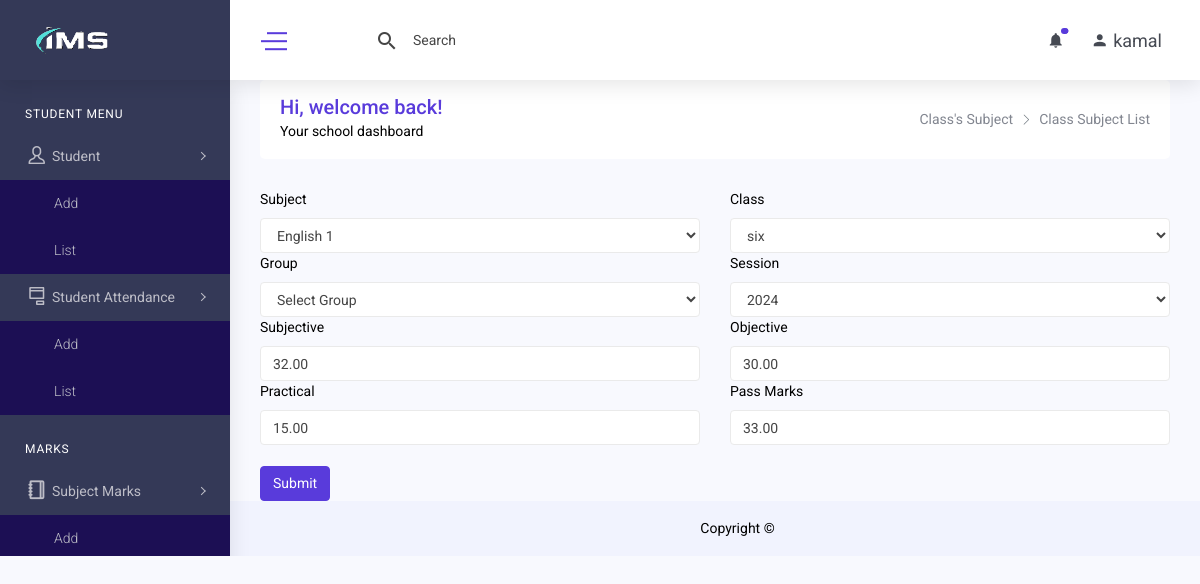
Page /class_subject_edit.php?id=2 (signed in) on the committed database.
### tables this page shows
CREATE TABLE `class_subject` (
  `id` int(11) NOT NULL,
  `student_id` int(11) NOT NULL,
  `subject_id` varchar(255) DEFAULT NULL,
  `class_id` int(11) DEFAULT NULL,
  `group_id` int(11) DEFAULT NULL,
  `session_id` int(11) DEFAULT NULL,
  `term_id` int(11) NOT NULL,
  `sub` decimal(5,2) DEFAULT NULL,
  `obj` decimal(5,2) DEFAULT NULL,
  `prac` decimal(5,2) DEFAULT NULL,
  `pass_marks` decimal(5,2) DEFAULT NULL,
  `created_at` datetime DEFAULT NULL,
  `created_by` int(11) DEFAULT NULL,
  `updated_at` datetime DEFAULT NULL,
  `updated_by` int(11) DEFAULT NULL,
  `deleted_at` datetime DEFAULT NULL
);

CREATE TABLE `subject` (
  `id` int(11) NOT NULL,
  `subject_name` varchar(255) DEFAULT NULL,
  `subject_type` enum('0','1') NOT NULL DEFAULT '0',
  `created_at` datetime DEFAULT NULL,
  `created_by` int(11) DEFAULT NULL,
  `updated_at` datetime DEFAULT NULL,
  `updated_by` int(11) DEFAULT NULL,
  `deleted_at` datetime DEFAULT NULL
);

CREATE TABLE `class` (
  `id` int(11) NOT NULL,
  `class` varchar(255) DEFAULT NULL,
  `created_at` datetime DEFAULT NULL,
  `created_by` int(11) DEFAULT NULL,
  `updated_at` datetime DEFAULT NULL,
  `updated_by` int(11) DEFAULT NULL,
  `deleted_at` datetime DEFAULT NULL
);

CREATE TABLE `session` (
  `id` int(11) NOT NULL,
  `session` varchar(255) DEFAULT NULL,
  `created_at` datetime DEFAULT NULL,
  `created_by` int(11) DEFAULT NULL,
  `updated_at` datetime DEFAULT NULL,
  `updated_by` int(11) DEFAULT NULL,
  `deleted_at` datetime DEFAULT NULL
);

### class/crud.php (called while the page is built, shortened)
<?php
    class crud{
        private $host='localhost';
        private $connection;
        public function __construct($user,$password,$database){
            $this->user=$user;
            $this->password=$password;
            $this->database=$database;
            $this->connection=new mysqli($this->host,$this->user,$this->password,$this->database);
        }
        public function common_select($table,$fields='*',$condition=false,$sort_field=false,$sort='ASC'){
            $result=array();
            $error=false;
            $sql="select $fields from $table where deleted_at is null ";
            $rs=$this->connection->query($sql);
            if($rs){
                if($rs->num_rows > 0){
                    while($r=$rs->fetch_object()){
                        array_push($result,$r);
                    }
                }
            }else{
                $error=$this->connection->error;
            }
            $return = array('data'=>$result,'error'=>$error);
            return $return;
        }
        public function common_select_single($table,$fields='*',$condition=false,$sort_field=false,$sort='ASC'){
            $result="";
            $error=false;
            $sql="select $fields from $table where deleted_at is null ";
            if(is_array($condition)){
                $sql.=" and ";
                foreach($condition as $k=>$v){
                    $v = $this->connection->real_escape_string($v);
                    $sql.="$k='$v' and ";
                }
                $sql=rtrim($sql,'and ');
            }
            $rs=$this->connection->query($sql);
            if($rs){
                if($rs->num_rows > 0){
                    while($r=$rs->fetch_object()){
                        $result=$r;
                    }
                }
            }else{
                $error=$this->connection->error;
            }
            $return = array('data'=>$result,'error'=>$error);
            return $return;
        }
    }
?>

### include/connection.php (called while the page is built, shortened)
<?php
    include_once('class/crud.php');
    $mysqli=new crud("root","","ims");
?>

### class_subject_edit.php (the view, shortened to what this page needs)
<?php include('include/header.php'); ?>
<?php include('include/sidebar.php'); ?>
<body>
        <div class="content-body">
            <div class="container-fluid">
        <?php
            $olddata=array();
            $con['id']=$_GET['id'];
            $result=$mysqli->common_select_single('class_subject','*',$con);
            if($result){
                if($result['data']){
                    $olddata=$result['data'];
                }
            }
       ?>
                <div class="row page-titles mx-0">
                    <div class="col-sm-6 p-md-0">
                        <div class="welcome-text">
                            <h4>Hi, welcome back!</h4>
                            <p class="mb-0">Your school dashboard</p>
                        </div>
                    </div>
                    <div class="col-sm-6 p-md-0 justify-content-sm-end mt-2 mt-sm-0 d-flex">
                        <ol class="breadcrumb">
                            <li class="breadcrumb-item"><a href="class_subject_add.php">Class's Subject</a></li>
                            <li class="breadcrumb-item active"><a href="class_subject_list.php">Class Subject List</a></li>
                        </ol>
                    </div>
                </div>
            <form method="post" action="">
                <div class="row">
                    <div class="col-md-6">
                        <label class="form-label" for="subject_id">Subject</label>
                        <select class="form-control form-select" required name="subject_id" id="subject_id">
                        <?php
                            $result=$mysqli->common_select('subject');
                            if($result){
                                if($result['data']){
                                    foreach($result['data'] as $d){
                        ?>
                            <option value="<?= $d->id ?>" <?= $d->id==$olddata->subject_id ? "selected" :"" ?>> <?= $d-> subject_name ?> <?= $d-> subject_type ?></option>
                        <?php } } } ?>
                    </select>
                    </div>
                    <div class="col-md-6">
                        <label class="form-label" for="class_id">Class</label>
                        <select class="form-control form-select" required name="class_id" id="class_id">
                        <?php
                            $result=$mysqli->common_select('class');
                            if($result){
                                if($result['data']){
                                    foreach($result['data'] as $d){
                        ?>
                            <option value="<?= $d->id ?>" <?= $d->id==$olddata->class_id ? "selected" :"" ?>> <?= $d->class ?></option>
                        <?php } } } ?>
                        </select>
                    </div>
                    <div class="col-md-6">
                        <label class="form-label" for="group_id">Group</label>
                        <select class="form-control form-select" required name="group_id" id="group_id">
                            <option value="">Select Group</option>
                       </select>
                    </div>
                    <div class="col-md-6">
                        <label class="form-label" for="session_id">Session</label>
                        <select class="form-control form-select" required name="session_id" id="session_id">
                            <?php
                                $result=$mysqli->common_select('session');
                                if($result){
                                    if($result['data']){
                                        foreach($result['data'] as $d){
                            ?>
                                <option value="<?= $d->id ?>" <?= $d->id==$olddata->session_id ? "selected" :"" ?>> <?= $d->session ?></option>
                            <?php } } } ?>
                       </select>
                    </div>
                    <div class="col-md-6">
                        <label class="form-label" for="sub">Subjective</label>
                        <input type="text" name="sub" class="form-control" id="sub" value="<?= $olddata-> sub ?>">
                    </div>
                    <div class="col-md-6">
                        <label class="form-label" for="obj">Objective</label>
                        <input type="text" name="obj" class="form-control" id="obj" value="<?= $olddata-> obj ?>">
                    </div>
                    <div class="col-md-6">
                        <label class="form-label" for="prac">Practical</label>
                        <input type="text" name="prac" class="form-control" id="prac" value="<?= $olddata-> prac ?>">
                    </div>
                    <div class="col-md-6">
                        <label class="form-label" for="pass_marks">Pass Marks</label>
                        <input type="text" name="pass_marks" class="form-control" id="pass_marks" value="<?= $olddata-> pass_marks ?>">
                    </div>
                </div>
                <br>
                <button type="submit" class="btn btn-primary">Submit</button>
            </form>
            </div>
        </div>
</body>
<?php include('include/footer.php') ?>

### rows in the picture
class_subject: subject_id "English 1", class_id "six", session_id "2024", sub "32.00", obj "30.00", prac "15.00", pass_marks "33.00"

### other values in the picture
$_SESSION['username'] "kamal"
